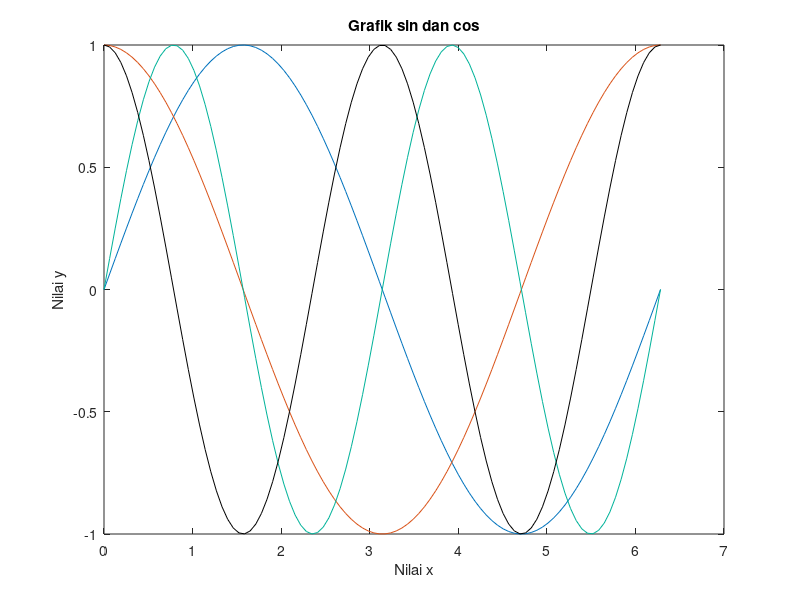

Here is the MATLAB script that generated this plot:
clear;clc

%hold on hold off

x = linspace(0, 2*pi, 100);
y1 = sin(x);
y2 = cos(x);
y3 = sin(2*x);
y4 = cos(2*x);

plot(x, y1, x, y2)
title('Grafik sin dan cos')
xlabel('Nilai x')
ylabel('Nilai y')
hold on %-- menunggu grafik berikutnya untuk ditimpa

plot(x,y3, 'Color', [0 0.7 0.6])
plot(x,y4, 'k')
hold off %--berhenti menunggu
